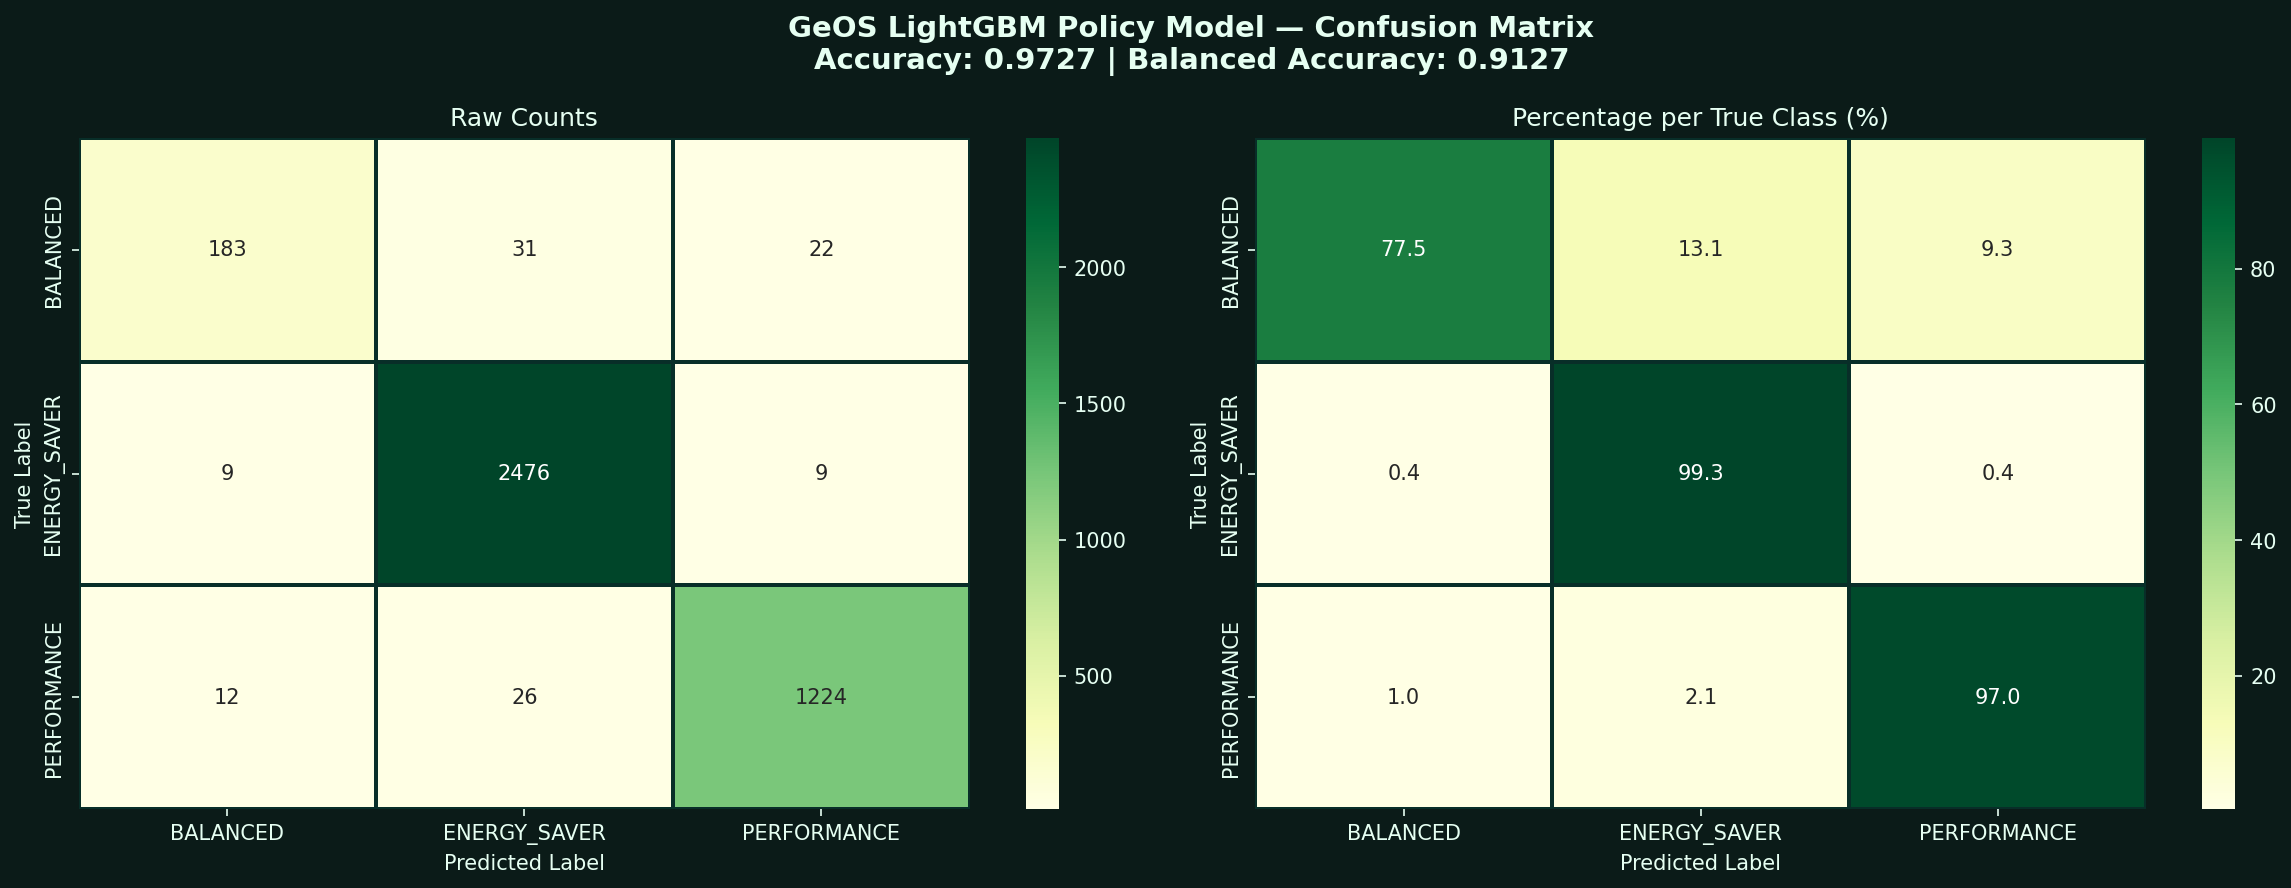

Generate this figure with Python:
import pandas as pd
import numpy as np
import joblib
import matplotlib.pyplot as plt
import seaborn as sns
from sklearn.metrics import (confusion_matrix, classification_report,
                              accuracy_score, balanced_accuracy_score)
from sklearn.model_selection import train_test_split

plt.rcParams['figure.facecolor'] = '#0B1B18'
plt.rcParams['axes.facecolor'] = '#0F2922'
plt.rcParams['text.color'] = '#E6FFF2'
plt.rcParams['axes.labelcolor'] = '#E6FFF2'
plt.rcParams['xtick.color'] = '#E6FFF2'
plt.rcParams['ytick.color'] = '#E6FFF2'

import sys
sys.path.insert(0, ".")
from ml_engine.policy_features import feature_columns

df = pd.read_csv("datasets/telemetry.csv").dropna(subset=['os_mode'])
X = df[feature_columns()]
y = df['os_mode']

X_train, X_test, y_train, y_test = train_test_split(
    X, y, test_size=0.2, random_state=42, stratify=y
)

model = joblib.load("ml_engine/policy_model.pkl")
y_pred = model.predict(X_test)

acc = accuracy_score(y_test, y_pred)
bal_acc = balanced_accuracy_score(y_test, y_pred)
print(f"\nAccuracy:          {acc:.4f}")
print(f"Balanced Accuracy: {bal_acc:.4f}")
print("\nClassification Report:")
print(classification_report(y_test, y_pred))

# Confusion matrix
cm = confusion_matrix(y_test, y_pred, labels=["BALANCED","ENERGY_SAVER","PERFORMANCE"])
cm_pct = cm.astype(float) / cm.sum(axis=1)[:, np.newaxis] * 100

fig, axes = plt.subplots(1, 2, figsize=(16, 6))
fig.suptitle(f"GeOS LightGBM Policy Model — Confusion Matrix\n"
             f"Accuracy: {acc:.4f} | Balanced Accuracy: {bal_acc:.4f}",
             fontsize=14, color='#E6FFF2', fontweight='bold')

# Raw counts
sns.heatmap(cm, annot=True, fmt='d', ax=axes[0],
            xticklabels=["BALANCED","ENERGY_SAVER","PERFORMANCE"],
            yticklabels=["BALANCED","ENERGY_SAVER","PERFORMANCE"],
            cmap='YlGn', linewidths=1, linecolor='#082E28')
axes[0].set_title("Raw Counts", color='#E6FFF2')
axes[0].set_xlabel("Predicted Label")
axes[0].set_ylabel("True Label")

# Percentage
sns.heatmap(cm_pct, annot=True, fmt='.1f', ax=axes[1],
            xticklabels=["BALANCED","ENERGY_SAVER","PERFORMANCE"],
            yticklabels=["BALANCED","ENERGY_SAVER","PERFORMANCE"],
            cmap='YlGn', linewidths=1, linecolor='#082E28')
axes[1].set_title("Percentage per True Class (%)", color='#E6FFF2')
axes[1].set_xlabel("Predicted Label")
axes[1].set_ylabel("True Label")

plt.tight_layout()
plt.savefig("viz_02_confusion_matrix.png", dpi=150, bbox_inches='tight')
plt.show()
print("Saved: viz_02_confusion_matrix.png")
